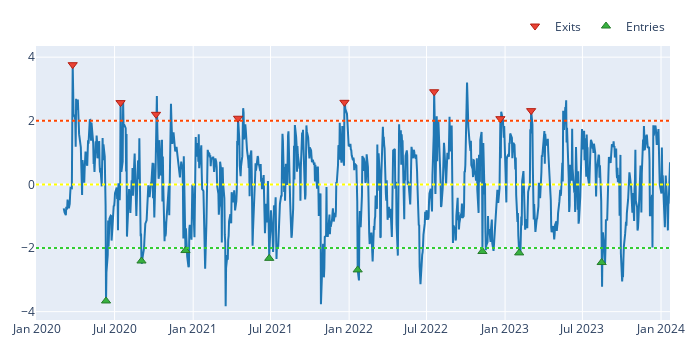

Notebook code cell kept with this figure:
### Code cell
# Visualize short entries and exists
fig = zscore.vbt.plot()
clean_short_entries.vbt.signals.plot_as_exits(zscore, fig=fig)
clean_short_exits.vbt.signals.plot_as_entries(zscore, fig=fig)
fig.add_hline(y=thresh, line_color="orangered", line_dash="dot")
fig.add_hline(y=0, line_color="yellow", line_dash="dot")
fig.add_hline(y=-thresh, line_color="limegreen", line_dash="dot")
fig.show()

### Figure 1 — Plotly figure (JSON) as saved in the notebook; plotly's stock layout.template omitted (floating-point values rounded to 4 significant figures; data arrays with more than 128 entries replaced by an {"elided": "..."} marker saying what was removed)
{"data": [{"showlegend": false, "type": "scatter", "uid": "d886ba90-5645-410c-ac6d-ab9f39ea53c4", "x": {"elided": "1020 str values"}, "y": {"elided": "1020 float values"}}, {"marker": {"color": "#EA4335", "line": {"color": "rgb(181,31,18)", "width": 1}, "size": 8, "symbol": "triangle-down"}, "mode": "markers", "name": "Exits", "showlegend": true, "type": "scatter", "uid": "ec44d838-a4bc-4f71-8b3b-a740c78eb167", "x": ["2020-03-25T00:00:00-04:00", "2020-07-15T00:00:00-04:00", "2020-10-06T00:00:00-04:00", "2021-04-16T00:00:00-04:00", "2021-12-21T00:00:00-05:00", "2022-07-19T00:00:00-04:00", "2022-12-21T00:00:00-05:00", "2023-03-03T00:00:00-05:00"], "y": [3.763, 2.571, 2.203, 2.08, 2.58, 2.913, 2.066, 2.319]}, {"marker": {"color": "#37B13F", "line": {"color": "rgb(38,123,44)", "width": 1}, "size": 8, "symbol": "triangle-up"}, "mode": "markers", "name": "Entries", "showlegend": true, "type": "scatter", "uid": "c0b060c2-a0e1-4c56-b375-c3646b2e46f0", "x": ["2020-06-11T00:00:00-04:00", "2020-09-02T00:00:00-04:00", "2020-12-14T00:00:00-05:00", "2021-06-28T00:00:00-04:00", "2022-01-21T00:00:00-05:00", "2022-11-09T00:00:00-05:00", "2023-02-03T00:00:00-05:00", "2023-08-15T00:00:00-04:00"], "y": [-3.664, -2.408, -2.079, -2.325, -2.688, -2.109, -2.154, -2.456]}], "layout": {"height": 350, "legend": {"orientation": "h", "traceorder": "normal", "x": 1, "xanchor": "right", "y": 1.02, "yanchor": "bottom"}, "margin": {"b": 30, "l": 30, "r": 30, "t": 30}, "shapes": [{"line": {"color": "orangered", "dash": "dot"}, "type": "line", "x0": 0, "x1": 1, "xref": "x domain", "y0": 2, "y1": 2, "yref": "y"}, {"line": {"color": "yellow", "dash": "dot"}, "type": "line", "x0": 0, "x1": 1, "xref": "x domain", "y0": 0, "y1": 0, "yref": "y"}, {"line": {"color": "limegreen", "dash": "dot"}, "type": "line", "x0": 0, "x1": 1, "xref": "x domain", "y0": -2, "y1": -2, "yref": "y"}], "width": 700}}
